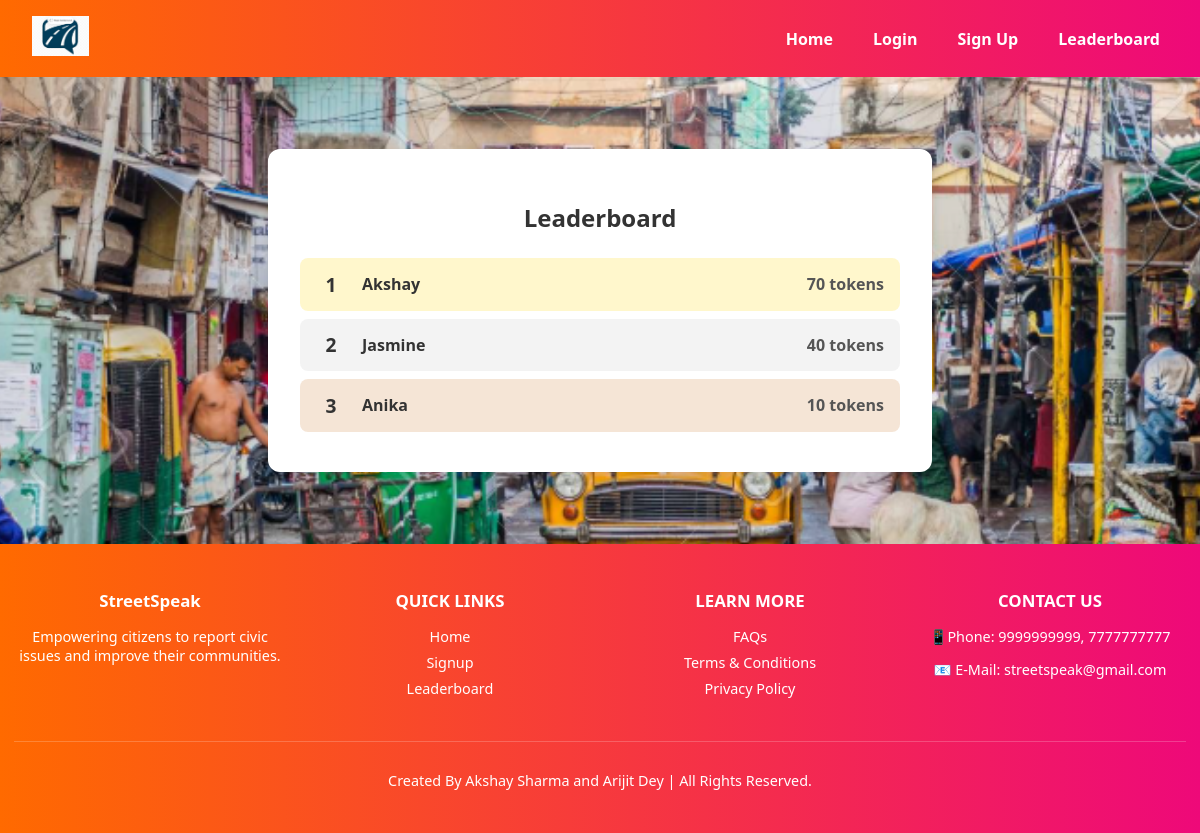
Page /leaderboard/ on the committed database.
### core/models.py (models this page shows)
class UserToken(models.Model):
    user = models.OneToOneField(User, on_delete=models.CASCADE)
    tokens = models.IntegerField(default=0)

### core/views.py (the view)
# urls.py: path('leaderboard/', views.leaderboard, name='leaderboard'),
def leaderboard(request):
    top_users = UserToken.objects.select_related('user').order_by('-tokens')[:10]
    return render(request, 'leaderboard.html', {'top_users': top_users})

### core/templates/leaderboard.html (shortened to what this page needs)
{% extends 'base.html' %}
{% load static %}
{% block extra_css %}
<link rel="stylesheet" href="{% static 'css/leaderboard.css' %}">
{% endblock %}
{% block content %}
<div class="leaderboard-container">
    <h2>Leaderboard</h2>
    <ol class="leaderboard-list">
        {% for entry in top_users %}
        <li class="leaderboard-item {% if forloop.counter == 1 %}gold{% elif forloop.counter == 2 %}silver{% elif forloop.counter == 3 %}bronze{% endif %}">
            <span class="rank">{{ forloop.counter }}</span>
            <span class="username">{{ entry.user.username }}</span>
            <span class="tokens">{{ entry.tokens }} tokens</span>
        </li>
        {% endfor %}
    </ol>
</div>
{% endblock %}

### core/static/css/style.css (style rules this page uses)
body { margin: 0; padding: 0; font-family: 'Segoe UI', sans-serif; color: #333; background-image: url('/static/Bgpic.png'); background-size: cover; background-position: center; background-repeat: no-repeat; background-attachment: fixed; background-color: rgba(0, 0, 0, 0.5); }
html, body { height: 100%; margin: 0; padding: 0; }

### core/static/css/leaderboard.css (style rules this page uses)
body { background-color: #f0f2f5; font-family: 'Segoe UI', sans-serif; }
.leaderboard-container { max-width: 600px; margin: 5vh auto; background-color: #fff; padding: 2rem; border-radius: 12px; box-shadow: 0 4px 12px rgba(0, 0, 0, 0.1); text-align: center; }
.leaderboard-container h2 { margin-bottom: 1.5rem; color: #333; }
.leaderboard-list { list-style: none; padding: 0; margin: 0; }
.leaderboard-item { display: flex; justify-content: space-between; align-items: center; padding: 0.8rem 1rem; margin-bottom: 0.5rem; border-radius: 8px; background-color: #f9f9f9; font-size: 1rem; }
.leaderboard-item.gold { background-color: #ffd70033; font-weight: bold; }
.leaderboard-item.silver { background-color: #c0c0c033; font-weight: bold; }
.leaderboard-item.bronze { background-color: #cd7f3233; font-weight: bold; }
.rank { font-size: 1.2rem; font-weight: bold; width: 30px; }
.username { flex-grow: 1; text-align: left; padding-left: 1rem; }
.tokens { font-weight: bold; color: #555; }

### rows in the picture
UserToken: user.username "Akshay", tokens "70"
UserToken: user.username "Jasmine", tokens "40"
UserToken: user.username "Anika", tokens "10"
